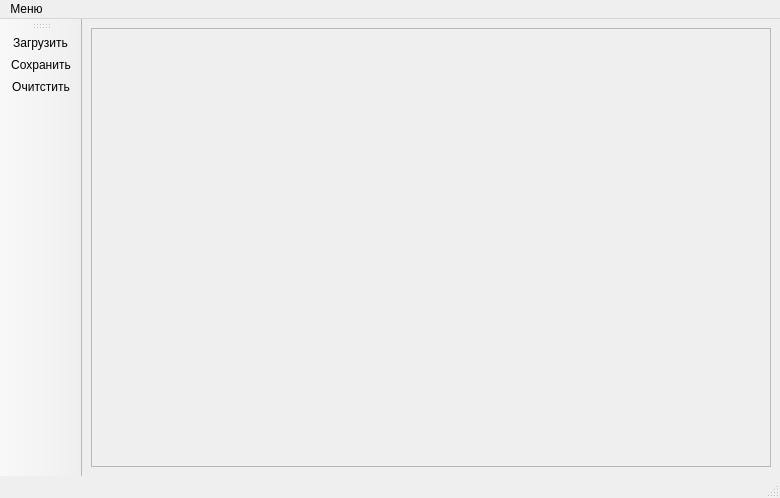
<?xml version="1.0" encoding="UTF-8"?>
<ui version="4.0">
 <class>Timirbaev_Ernest_MainWindow</class>
 <widget class="QMainWindow" name="Timirbaev_Ernest_MainWindow">
  <property name="geometry">
   <rect>
    <x>0</x>
    <y>0</y>
    <width>780</width>
    <height>498</height>
   </rect>
  </property>
  <property name="windowTitle">
   <string>Timirbaev_Ernest_MainWindow</string>
  </property>
  <widget class="QWidget" name="centralwidget">
   <layout class="QGridLayout" name="gridLayout">
    <item row="0" column="0">
     <widget class="QScrollArea" name="scrollArea">
      <property name="widgetResizable">
       <bool>true</bool>
      </property>
      <widget class="QWidget" name="scrollAreaWidgetContents">
       <property name="geometry">
        <rect>
         <x>0</x>
         <y>0</y>
         <width>710</width>
         <height>424</height>
        </rect>
       </property>
      </widget>
     </widget>
    </item>
   </layout>
  </widget>
  <widget class="QMenuBar" name="menubar">
   <property name="geometry">
    <rect>
     <x>0</x>
     <y>0</y>
     <width>780</width>
     <height>25</height>
    </rect>
   </property>
   <widget class="QMenu" name="menu">
    <property name="title">
     <string>Меню</string>
    </property>
    <addaction name="action"/>
    <addaction name="action_2"/>
    <addaction name="action_3"/>
   </widget>
   <addaction name="menu"/>
  </widget>
  <widget class="QStatusBar" name="statusbar"/>
  <widget class="QToolBar" name="toolBar">
   <property name="windowTitle">
    <string>toolBar</string>
   </property>
   <attribute name="toolBarArea">
    <enum>LeftToolBarArea</enum>
   </attribute>
   <attribute name="toolBarBreak">
    <bool>false</bool>
   </attribute>
   <addaction name="action"/>
   <addaction name="action_2"/>
   <addaction name="action_3"/>
  </widget>
  <action name="action">
   <property name="icon">
    <iconset theme="QIcon::ThemeIcon::DocumentNew"/>
   </property>
   <property name="text">
    <string>Загрузить</string>
   </property>
  </action>
  <action name="action_2">
   <property name="icon">
    <iconset theme="QIcon::ThemeIcon::DocumentSaveAs"/>
   </property>
   <property name="text">
    <string>Сохранить</string>
   </property>
  </action>
  <action name="action_3">
   <property name="icon">
    <iconset theme="QIcon::ThemeIcon::EditDelete"/>
   </property>
   <property name="text">
    <string>Очитстить</string>
   </property>
  </action>
 </widget>
 <resources/>
 <connections/>
</ui>
